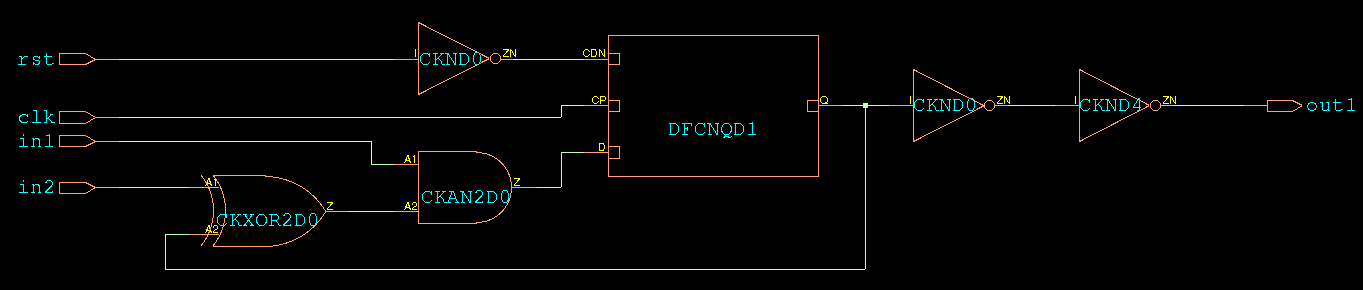
#> input picture img/tmr1.png, 1363 x 290 px
$ python cds2web.py ../../img/tmr1.png   (Python 2 division)
#> lines starting #> are read from the running program, lines starting #| are printed output that depends on the picture
#!/usr/bin/env python
import Image
import sys
img=Image.open(sys.argv[1])
#> img is the input picture: PIL image 1363x290 RGB; mean R, G, B 3.5, 4.2, 3.3
pixels = img.load()
transform={}
transform[(0,0,0)]=(255,255,255)
# [5 lines of commented-out code are left out]

new_pixels = []
pixels=list(img.getdata())
#> pixels = 395270 items
for pixel in pixels:
        if pixel==(0,0,0):pixel=(255,255,255)
        elif pixel==(193,255,193):pixel=(53,155,53)
        elif pixel==(255, 160, 122):pixel=(105,60,22)
        elif pixel==(255, 255, 0):pixel=(105,105,0)
        elif pixel==(0, 255, 255):pixel=(0,105,105)
        elif pixel==(0, 255, 0):pixel=(0,205,0)
        else:
          print pixel
        new_pixels.append(pixel)
#> after the loop, new_pixels = 395270 items

# [4 lines of commented-out code are left out]
newimage = Image.new("RGB",img.size)
#> newimage: PIL image 1363x290 RGB; every value is 0
newimage.putdata(new_pixels)
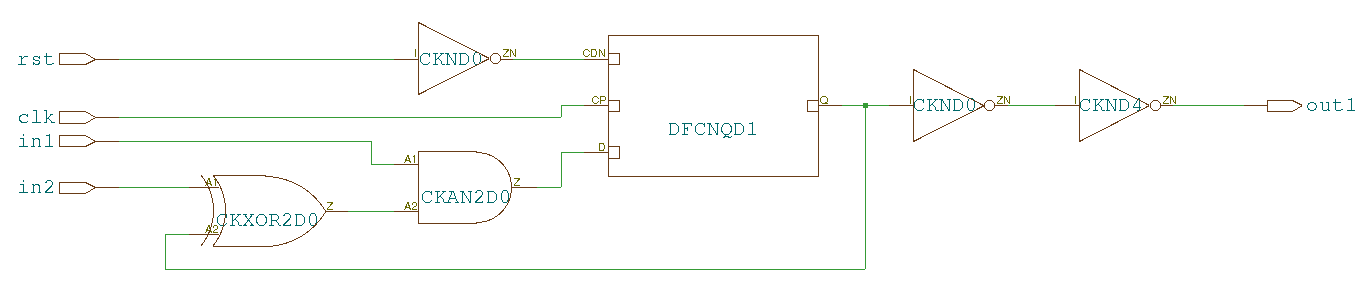
#> newimage: PIL image 1363x290 RGB; mean R, G, B 251.3, 252, 250.9
newimage.save("web_%s"%sys.argv[1])

$ run again, on img/tmr12.png
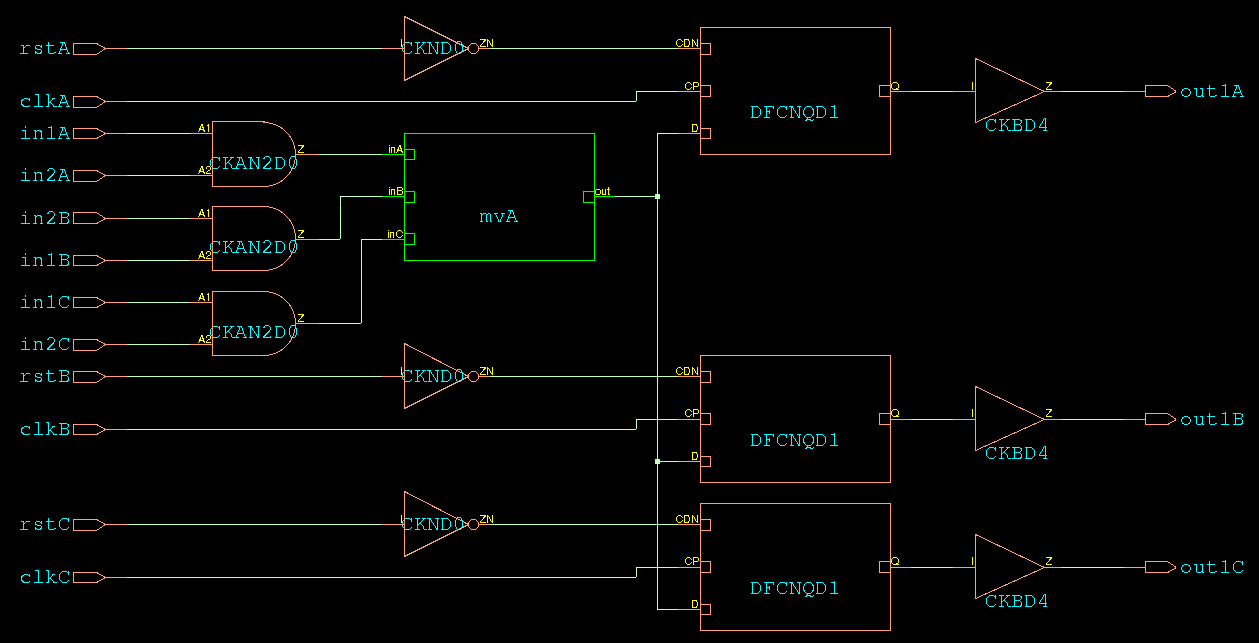
#> input picture img/tmr12.png, 1259 x 643 px
#> img is the input picture: PIL image 1259x643 RGB; mean R, G, B 3.5, 4.7, 3.5
#> pixels = 809537 items
#> `newimage.putdata(new_pixels)`:
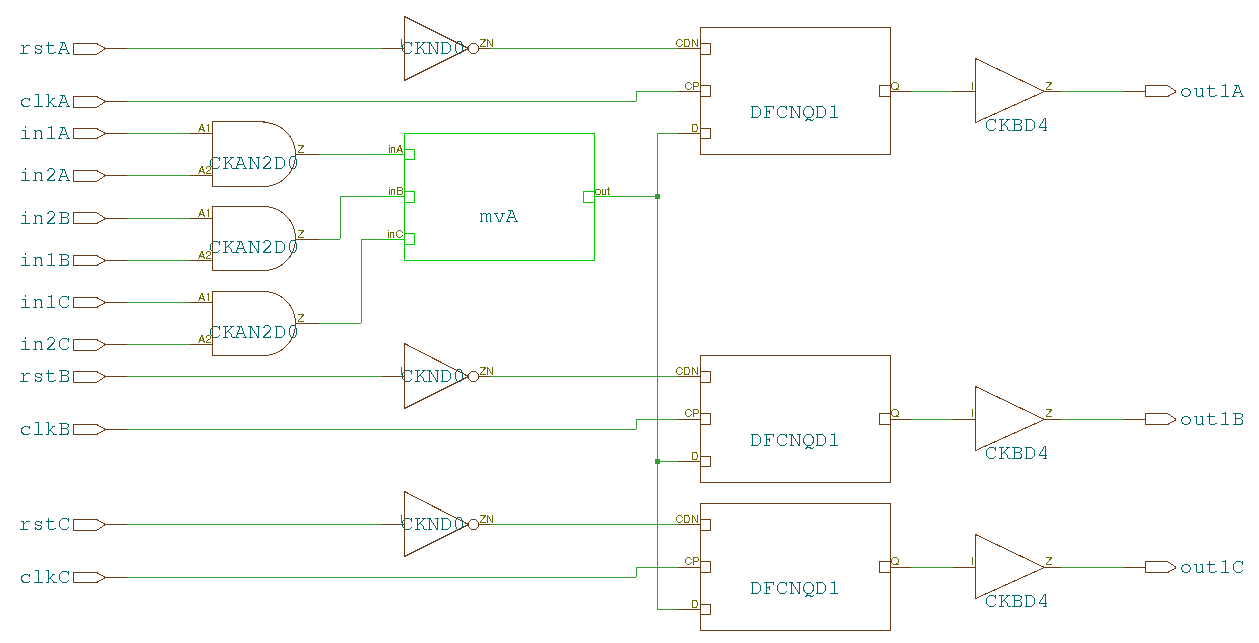
#> newimage: PIL image 1259x643 RGB; mean R, G, B 250.8, 251.8, 250.5

$ run again, on img/tmr13.png
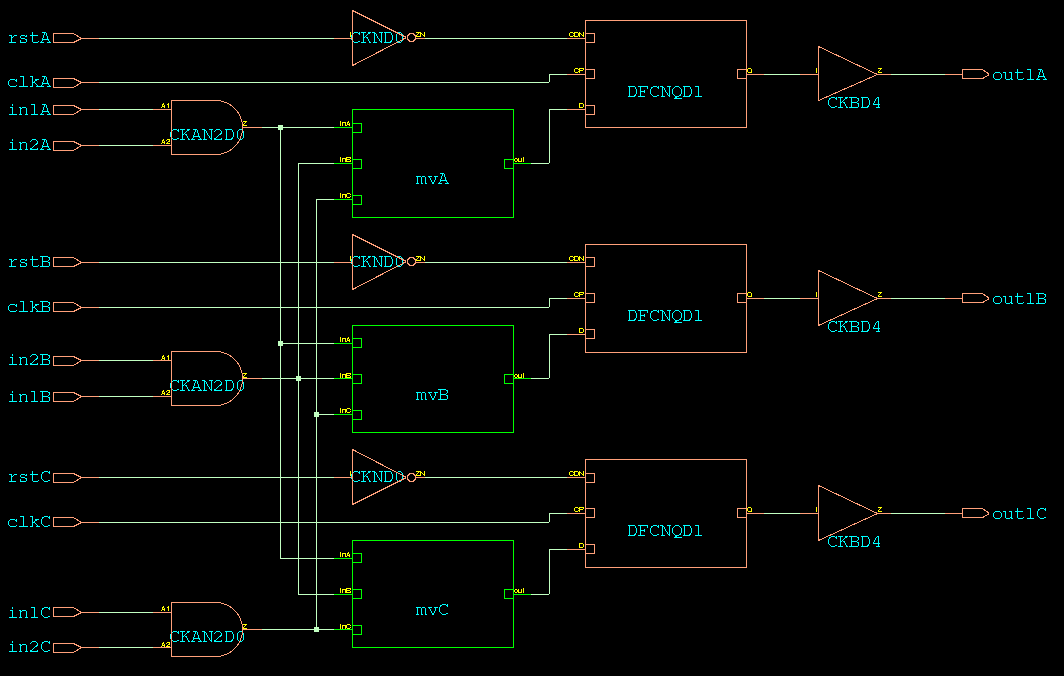
#> input picture img/tmr13.png, 1064 x 676 px
#> img is the input picture: PIL image 1064x676 RGB; mean R, G, B 3.7, 5.6, 3.8
#> pixels = 719264 items
#> `newimage.putdata(new_pixels)`:
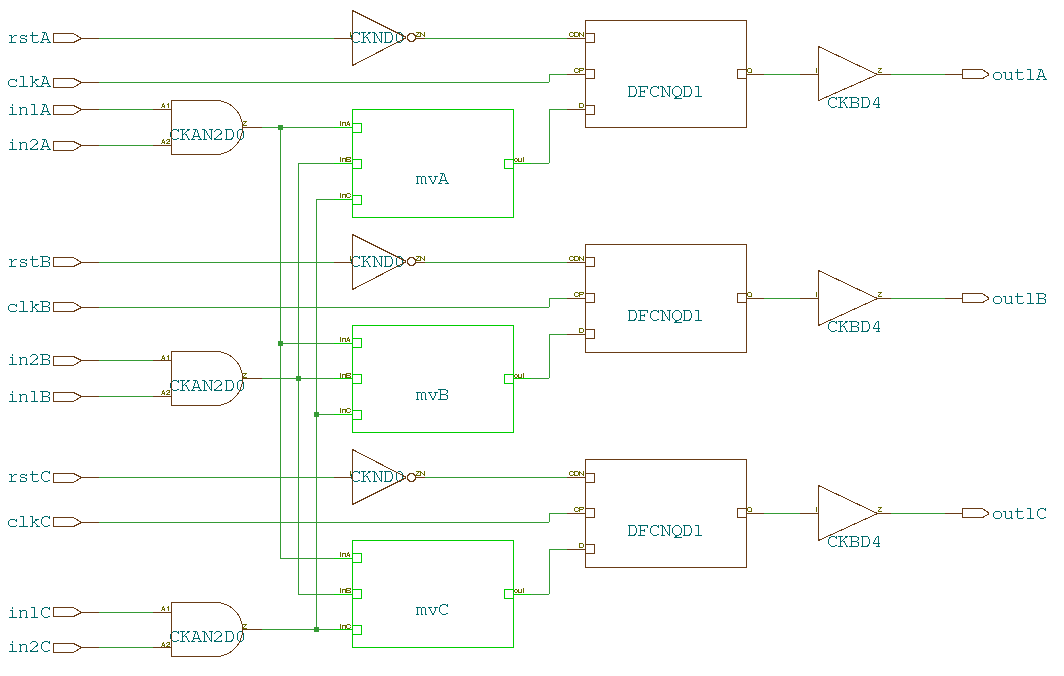
#> newimage: PIL image 1064x676 RGB; mean R, G, B 250, 251.6, 249.8

$ run again, on img/tmr2.png
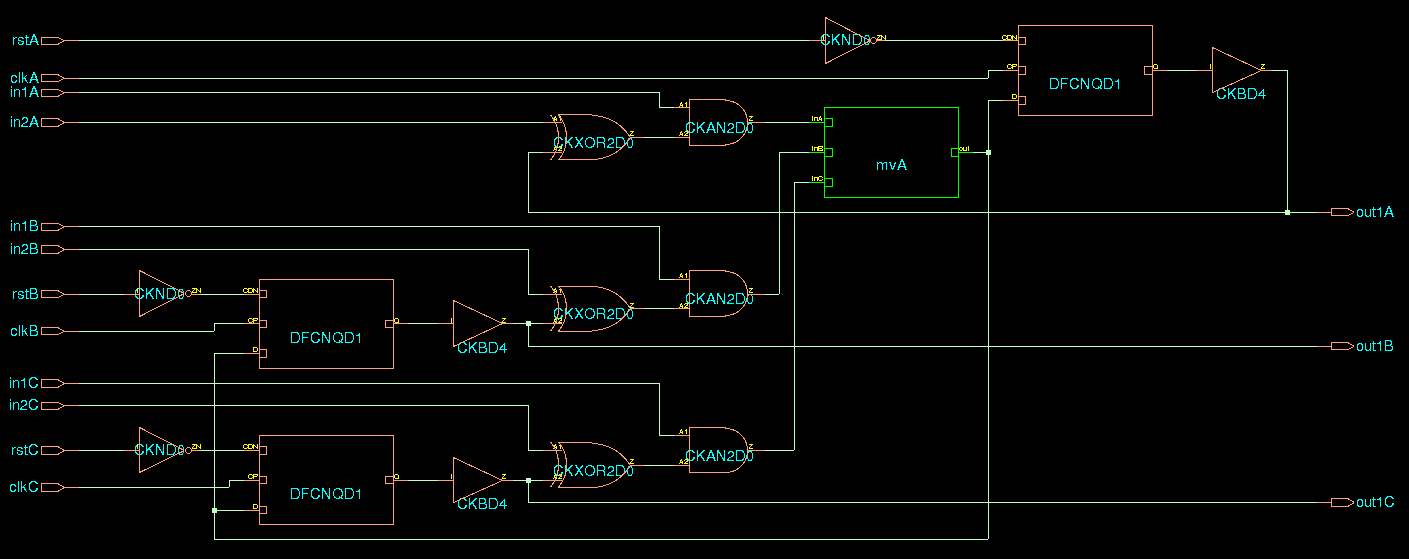
#> input picture img/tmr2.png, 1409 x 559 px
#> img is the input picture: PIL image 1409x559 RGB; mean R, G, B 4.7, 6.4, 4.9
#> pixels = 787631 items
#> `newimage.putdata(new_pixels)`:
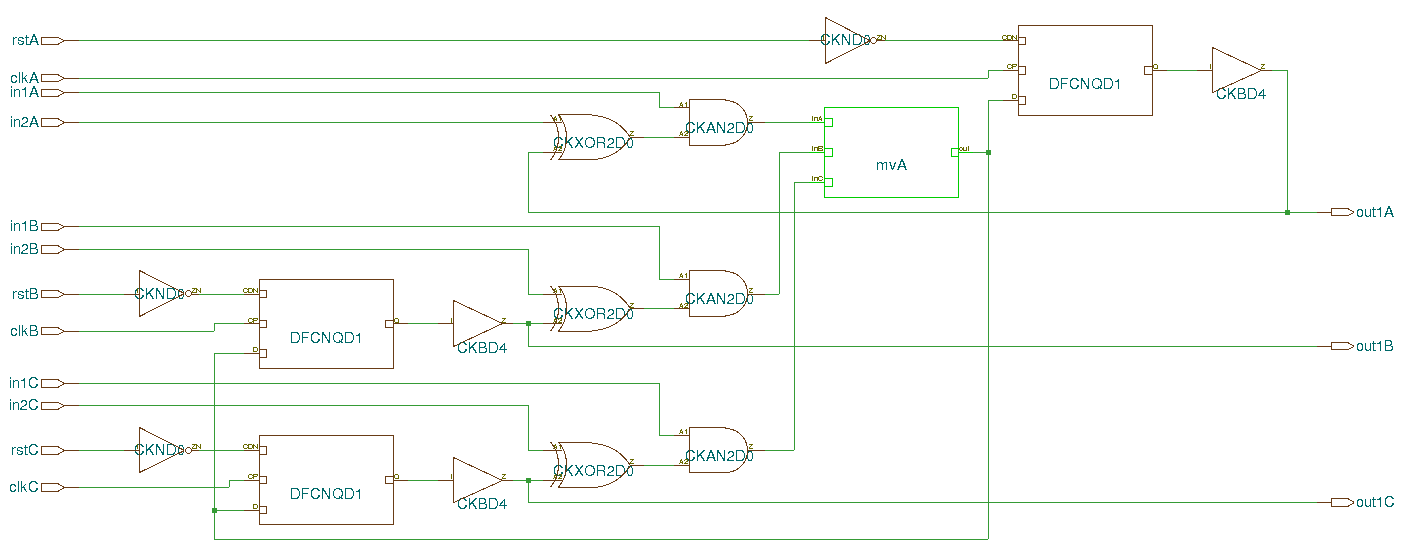
#> newimage: PIL image 1409x559 RGB; mean R, G, B 249.4, 251.3, 249.3
